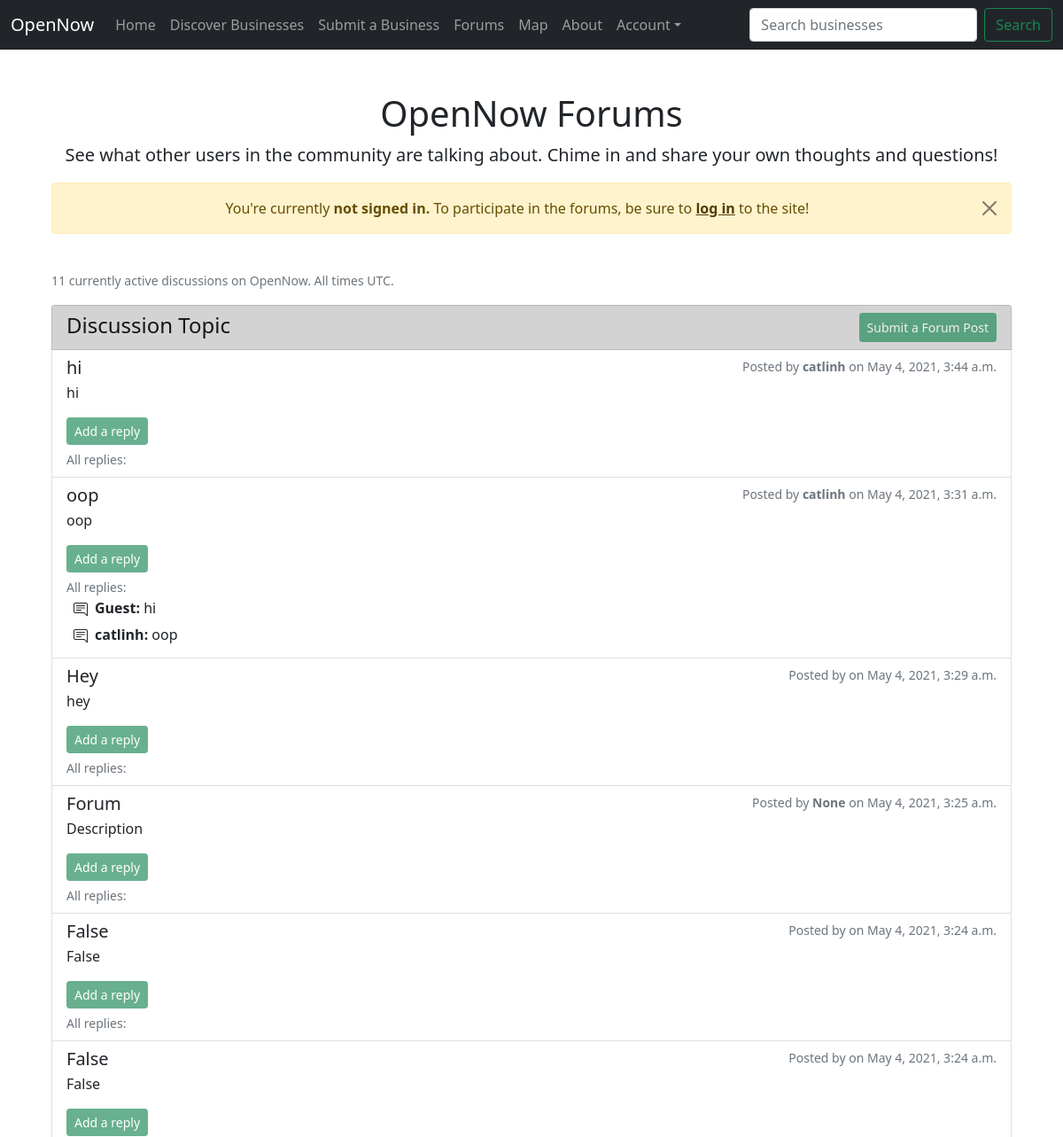
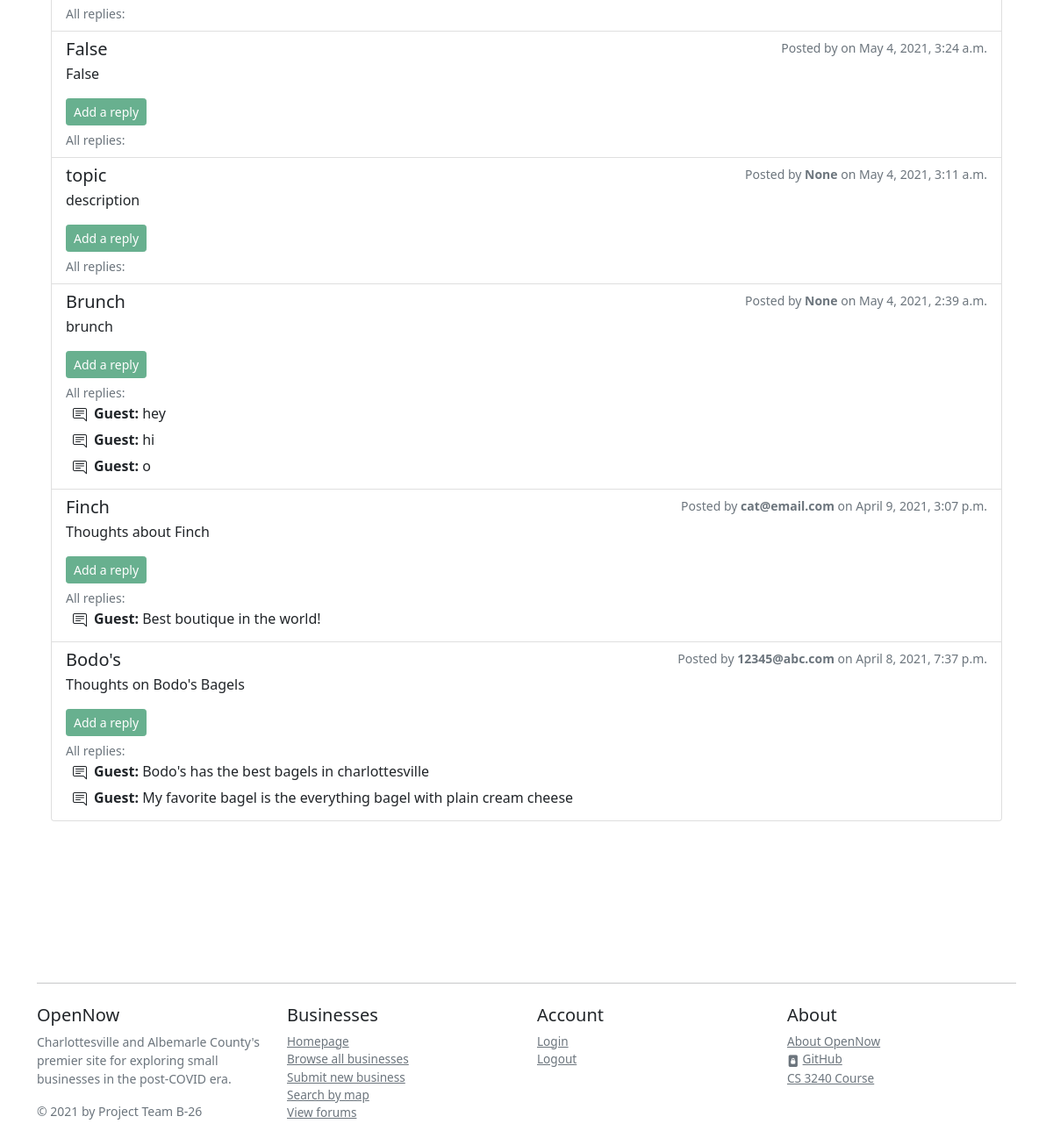
The app's page /open_now/forums/ with its own data (2 pictures, top to bottom).
### open_now/models.py (models this page shows, shortened)
class Forum(models.Model):
		name=models.CharField(max_length=200)
		email=models.CharField(max_length=200,null=True, default='Guest')
		topic= models.CharField(max_length=300)
		description = models.CharField(max_length=1000,blank=True)
		date_created=models.DateTimeField(auto_now_add=True,null=True)

class Discussion(models.Model):
		forum = models.ForeignKey(Forum,blank=True,on_delete=models.CASCADE)
		discuss = models.CharField(max_length=1000)
		email=models.CharField(max_length=200, null=True, default='Guest')

### open_now/views.py (the view)
# urls.py: path('forums/', views.forums, name='forums'),
def forums(request):
    all_forums=Forum.objects.all()
    count=all_forums.count()
    discussions=[]
    for i in all_forums:
        discussions.append(i.discussion_set.all())
    context={'forums':all_forums,
            'count':count,
            'discussions':discussions}
    return render(request,'open_now/forums.html',context)

### open_now/templates/open_now/forums.html (shortened to what this page needs)
{% extends "open_now/base.html" %}
{% load static %}
{% block top-header %}
OpenNow Forums
{% endblock top-header %}
{% block p-lead %}
See what other users in the community are talking about. Chime in and <strong>share your own thoughts and questions!</strong>
{% endblock p-lead %}
{% block upper-body %}
{% if user.is_authenticated %}
<div class="alert alert-info alert-dismissible fade show" role="alert">
    Welcome! You're currently signed in as <strong>{{user.username}}</strong>!
    <button type="button" class="btn-close" data-bs-dismiss="alert" aria-label="Close"></button>
</div>
{% else %}
<div class="alert alert-warning alert-dismissible fade show" role="alert">
    You're currently <strong>not signed in.</strong> To participate in the forums, be sure to <a href="{% url 'open_now:login' %}" class="alert-link">log in</a> to the site!
    <button type="button" class="btn-close" data-bs-dismiss="alert" aria-label="Close"></button>
</div>
{% endif %}
{% endblock upper-body %}
{% block body %}
<small class="text-muted">{{count}} currently active discussion{{count|pluralize}} on OpenNow. All times UTC.</small>
<div class="list-group">
    <li class="list-group-item list-group-item-dark flex-column align-items-start">
        <div class="d-flex w-100 justify-content-between">
            <h4 class="mb-1">Discussion Topic</h4>
            {% if user.is_authenticated %}
                <form method="POST" action="{% url 'open_now:new_forum' %}">
                    {% csrf_token %}
                    <button class="btn btn-success btn-sm">Submit a Forum Post</button>
                </form>
            {% else %}
                <button type="button" class="btn btn-success btn-sm" disabled>Submit a Forum Post</button>
            {% endif %}
        </div>
    </li>
    {% for f in forums reversed%}
    <a href="#" class="list-group-item list-group-item-action flex-column align-items-start">
        <div class="d-flex w-100 justify-content-between">
            <h5 class="mb-1">{{f.topic}}</h5>
            <small class="text-muted">Posted by <strong>{{f.email}}</strong> on {{f.date_created}}</small>
        </div>
        <p class="mb-3">{{f.description}}</p>
        {% if user.is_authenticated %}
        <form method="POST" action="{% url 'open_now:discuss' f.id %}" class="mt-3 mb-1">
            {% csrf_token %}
            <button class="btn btn-success btn-sm stretched-link">Add a reply</button>
        </form>
        {% else %}
        <div class="mt-3 mb-1">
            <button class="btn btn-success btn-sm stretched-link" disabled>Add a reply</button>
        </div>
        {% endif %}
        <small class="text-muted">All replies:</small>
        {%for discuss in discussions%}
            {%for objs in discuss%}
                {% if objs.forum == f %}
                    <p class="mb-1"><i class="bi bi-chat-right-text p-2"></i><strong>{{objs.email}}:</strong> {{objs.discuss}}</p>
                {% endif %}
            {%endfor%}
        {%endfor%}
    </a>
    {%endfor%}
</div>
{% endblock body %}

### open_now/static/css/navbar.css (style rules this page uses)
body { padding-bottom: 20px; }

### open_now/static/css/headers.css (style rules this page uses)
.bi { vertical-align: -.125em; fill: currentColor; }

### records on screen
Forum: topic "hi", email "catlinh", date_created "May 4, 2021, 3:44 a.m.", description "hi"
Forum: topic "oop", email "catlinh", date_created "May 4, 2021, 3:31 a.m.", description "oop"
Discussion: email "Guest", discuss "hi"
Discussion: email "catlinh", discuss "oop"
Forum: topic "Hey", date_created "May 4, 2021, 3:29 a.m.", description "hey"
Forum: topic "Forum", email "None", date_created "May 4, 2021, 3:25 a.m.", description "Description"
Forum: topic "False", date_created "May 4, 2021, 3:24 a.m.", description "False"
Forum: topic "False", date_created "May 4, 2021, 3:24 a.m.", description "False"
Forum: topic "False", date_created "May 4, 2021, 3:24 a.m.", description "False"
Forum: topic "topic", email "None", date_created "May 4, 2021, 3:11 a.m.", description "description"
Forum: topic "Brunch", email "None", date_created "May 4, 2021, 2:39 a.m.", description "brunch"
Discussion: email "Guest", discuss "hey"
Discussion: email "Guest", discuss "hi"
Discussion: email "Guest", discuss "o"
Forum: topic "Finch", email "cat@email.com", date_created "April 9, 2021, 3:07 p.m.", description "Thoughts about Finch"
Discussion: email "Guest", discuss "Best boutique in the world!"
Forum: topic "Bodo's", email "12345@abc.com", date_created "April 8, 2021, 7:37 p.m.", description "Thoughts on Bodo's Bagels"
Discussion: email "Guest", discuss "Bodo's has the best bagels in charlottesville"
Discussion: email "Guest", discuss "My favorite bagel is the everything bagel with plain cream cheese"

### other values on screen
{{ count }} "11"
